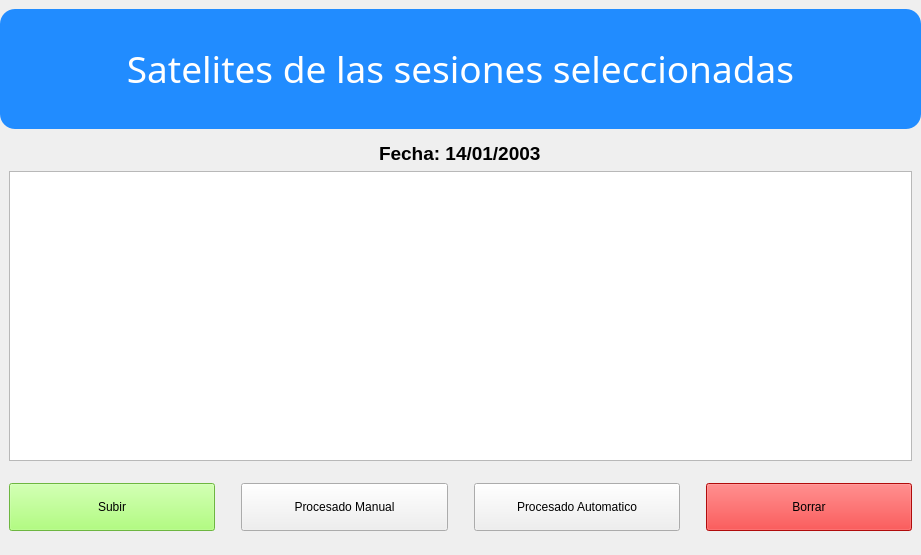
<?xml version="1.0" encoding="UTF-8"?>
<ui version="4.0">
 <class>Form</class>
 <widget class="QWidget" name="Form">
  <property name="geometry">
   <rect>
    <x>0</x>
    <y>0</y>
    <width>921</width>
    <height>555</height>
   </rect>
  </property>
  <property name="windowTitle">
   <string>IGM</string>
  </property>
  <property name="layoutDirection">
   <enum>Qt::LeftToRight</enum>
  </property>
  <property name="styleSheet">
   <string notr="true">QPushButton {
    min-height: 40px;
}
</string>
  </property>
  <layout class="QVBoxLayout" name="verticalLayout">
   <property name="spacing">
    <number>0</number>
   </property>
   <property name="leftMargin">
    <number>0</number>
   </property>
   <property name="topMargin">
    <number>0</number>
   </property>
   <property name="rightMargin">
    <number>0</number>
   </property>
   <item>
    <widget class="QFrame" name="frame">
     <property name="minimumSize">
      <size>
       <width>0</width>
       <height>120</height>
      </size>
     </property>
     <property name="maximumSize">
      <size>
       <width>16777215</width>
       <height>101</height>
      </size>
     </property>
     <property name="frameShape">
      <enum>QFrame::NoFrame</enum>
     </property>
     <property name="frameShadow">
      <enum>QFrame::Plain</enum>
     </property>
     <layout class="QVBoxLayout" name="verticalLayout_3">
      <property name="spacing">
       <number>0</number>
      </property>
      <property name="leftMargin">
       <number>0</number>
      </property>
      <property name="topMargin">
       <number>0</number>
      </property>
      <property name="rightMargin">
       <number>0</number>
      </property>
      <property name="bottomMargin">
       <number>0</number>
      </property>
      <item>
       <widget class="QLabel" name="Cabecera">
        <property name="minimumSize">
         <size>
          <width>0</width>
          <height>120</height>
         </size>
        </property>
        <property name="font">
         <font>
          <family>Bahnschrift SemiBold SemiConden</family>
          <pointsize>20</pointsize>
          <italic>false</italic>
          <bold>false</bold>
         </font>
        </property>
        <property name="styleSheet">
         <string notr="true">background-color: rgb(33, 140, 255);
font: 20pt &quot;Bahnschrift SemiBold SemiConden&quot;;
border-radius: 15px;
</string>
        </property>
        <property name="text">
         <string>&lt;html&gt;&lt;head/&gt;&lt;body&gt;&lt;p align=&quot;center&quot;&gt;&lt;span style=&quot; font-size:28pt; color:#ffffff;&quot;&gt;Satelites de las sesiones seleccionadas&lt;/span&gt;&lt;/p&gt;&lt;/body&gt;&lt;/html&gt;</string>
        </property>
       </widget>
      </item>
     </layout>
    </widget>
   </item>
   <item>
    <widget class="QFrame" name="frame_2">
     <property name="frameShape">
      <enum>QFrame::NoFrame</enum>
     </property>
     <property name="frameShadow">
      <enum>QFrame::Plain</enum>
     </property>
     <layout class="QVBoxLayout" name="verticalLayout_2">
      <property name="topMargin">
       <number>22</number>
      </property>
      <item alignment="Qt::AlignHCenter">
       <widget class="QLabel" name="fecha_entrada">
        <property name="text">
         <string>&lt;html&gt;&lt;head/&gt;&lt;body&gt;&lt;p&gt;&lt;span style=&quot; font-size:14pt; font-weight:700;&quot;&gt;Fecha: 14/01/2003&lt;/span&gt;&lt;/p&gt;&lt;/body&gt;&lt;/html&gt;</string>
        </property>
       </widget>
      </item>
      <item>
       <widget class="QTableWidget" name="tablaSatelites"/>
      </item>
     </layout>
    </widget>
   </item>
   <item>
    <widget class="QFrame" name="frame_3">
     <property name="sizePolicy">
      <sizepolicy hsizetype="Preferred" vsizetype="Preferred">
       <horstretch>0</horstretch>
       <verstretch>0</verstretch>
      </sizepolicy>
     </property>
     <property name="minimumSize">
      <size>
       <width>0</width>
       <height>74</height>
      </size>
     </property>
     <property name="maximumSize">
      <size>
       <width>16777215</width>
       <height>74</height>
      </size>
     </property>
     <property name="frameShape">
      <enum>QFrame::NoFrame</enum>
     </property>
     <property name="frameShadow">
      <enum>QFrame::Plain</enum>
     </property>
     <layout class="QHBoxLayout" name="horizontalLayout">
      <property name="spacing">
       <number>26</number>
      </property>
      <property name="leftMargin">
       <number>9</number>
      </property>
      <property name="topMargin">
       <number>0</number>
      </property>
      <property name="rightMargin">
       <number>9</number>
      </property>
      <property name="bottomMargin">
       <number>0</number>
      </property>
      <item>
       <widget class="QPushButton" name="BotonSubir">
        <property name="minimumSize">
         <size>
          <width>0</width>
          <height>42</height>
         </size>
        </property>
        <property name="styleSheet">
         <string notr="true">background-color: rgb(153, 255, 89);
</string>
        </property>
        <property name="text">
         <string>Subir</string>
        </property>
       </widget>
      </item>
      <item>
       <widget class="QPushButton" name="BotonProcMan">
        <property name="text">
         <string>Procesado Manual</string>
        </property>
       </widget>
      </item>
      <item>
       <widget class="QPushButton" name="BotonPocAuto">
        <property name="text">
         <string>Procesado Automatico</string>
        </property>
       </widget>
      </item>
      <item>
       <widget class="QPushButton" name="BototnBorrar">
        <property name="styleSheet">
         <string notr="true">background-color: rgb(247, 16, 16);</string>
        </property>
        <property name="text">
         <string>Borrar</string>
        </property>
       </widget>
      </item>
     </layout>
    </widget>
   </item>
  </layout>
 </widget>
 <resources/>
 <connections/>
</ui>
